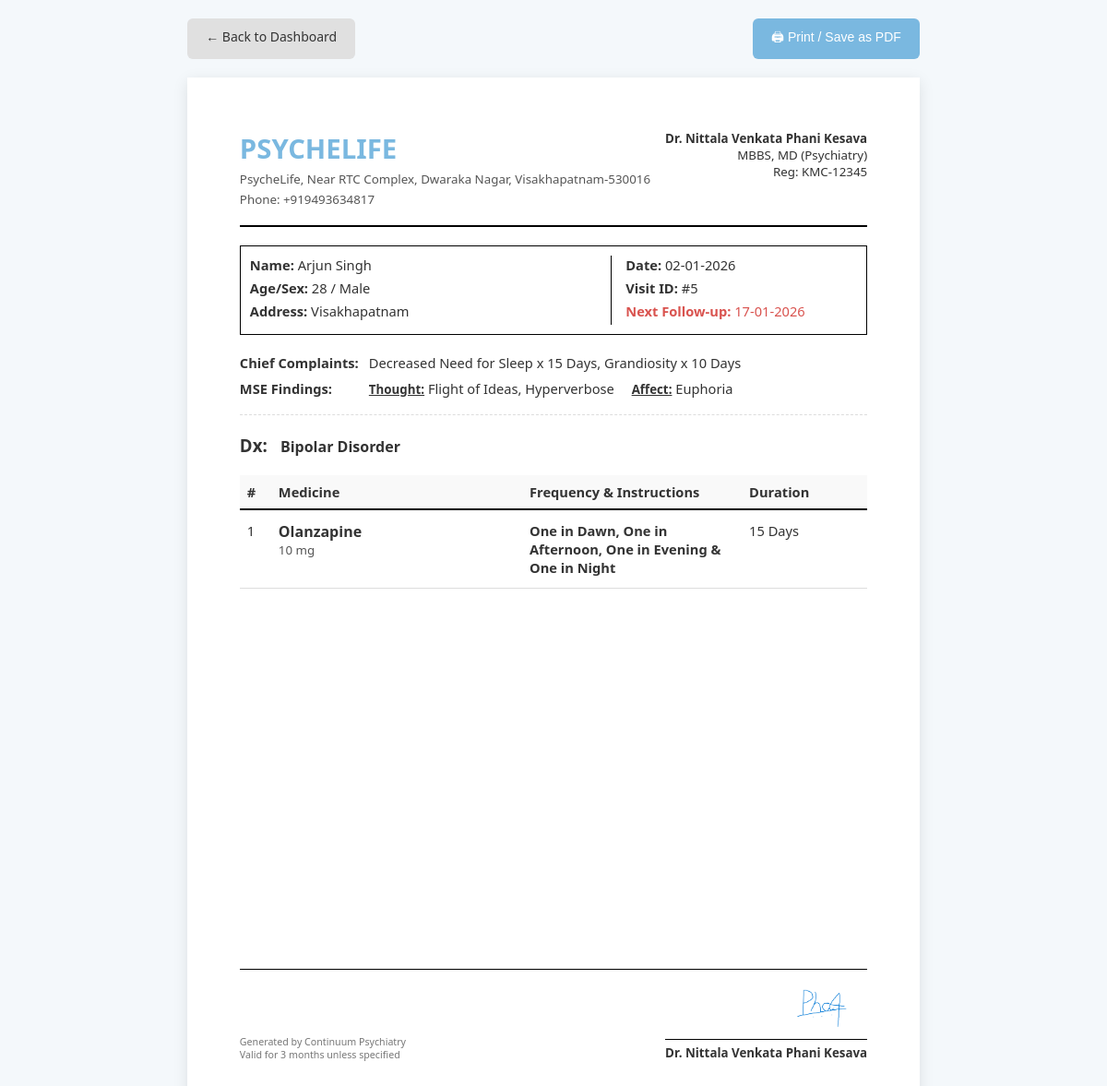
The page /preview_prescription/5 (signed in) on the database as committed earlier.
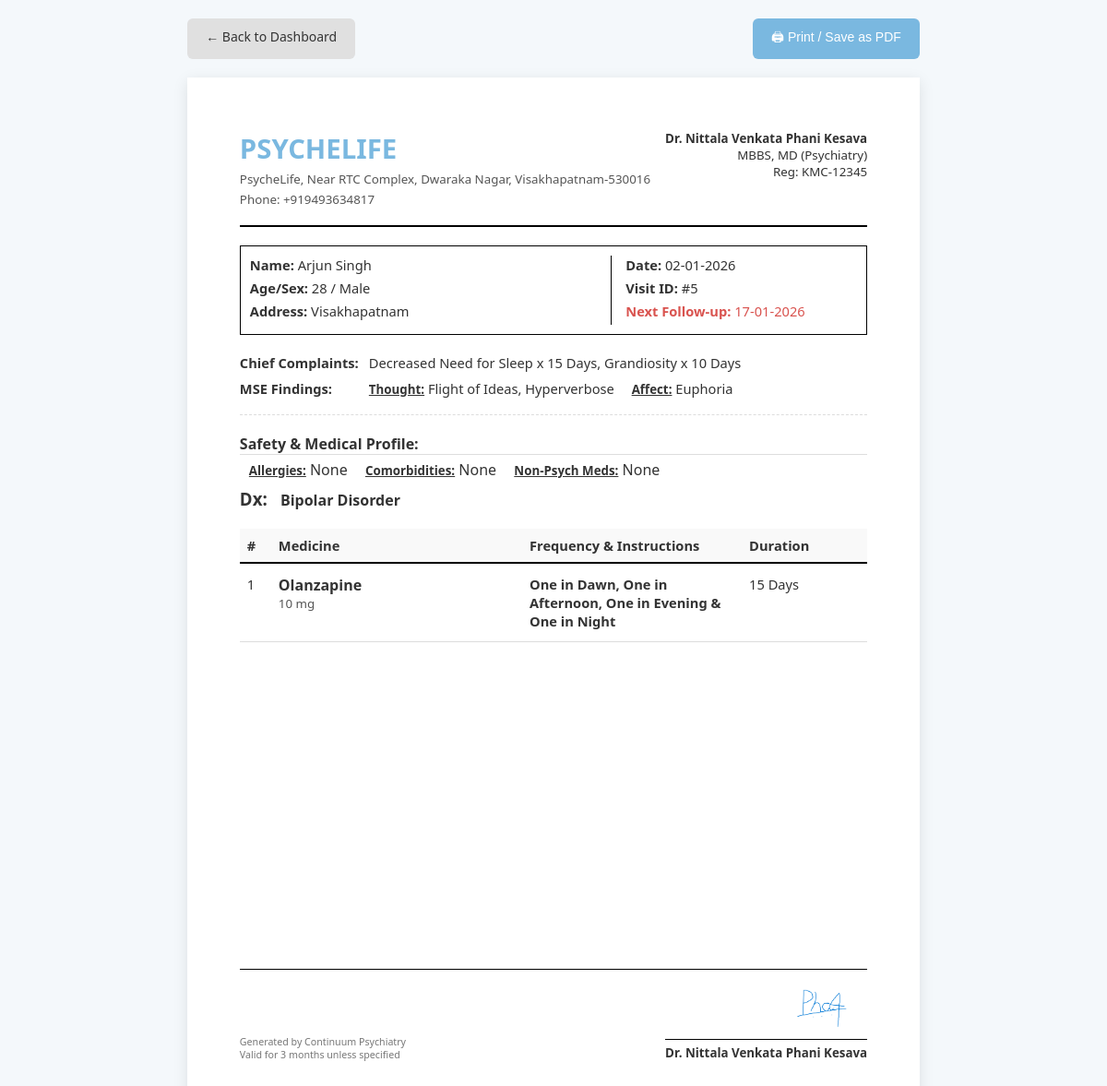
The same page on the database as committed later.
### models.py (models this page shows, shortened)
class Doctor(db.Model):
    __tablename__ = 'doctors'
    id = db.Column(db.Integer, primary_key=True)
    username = db.Column(db.String(80), unique=True, nullable=False)
    password_hash = db.Column(db.String(120), nullable=False)
    full_name = db.Column(db.String(100)) # e.g. "Dr. John Doe"
    clinic_name = db.Column(db.String(200))
    kmc_code = db.Column(db.String(50))
    address_text = db.Column(db.Text)
    social_handle = db.Column(db.String(100)) # e.g. "@drjohnpsych"
    signature_filename = db.Column(db.String(200)) # Path to uploaded image
    phone = db.Column(db.String(20))
    email = db.Column(db.String(120))
    patients = db.relationship('Patient', backref='doctor', lazy=True)

class Patient(db.Model):
    __tablename__ = 'patients'
    id = db.Column(db.Integer, primary_key=True)
    name = db.Column(db.String(100), nullable=False)
    age = db.Column(db.Integer, nullable=False)
    sex = db.Column(db.String(10), nullable=False)
    address = db.Column(db.Text)
    doctor_id = db.Column(db.Integer, db.ForeignKey('doctors.id'), nullable=False)
    phone = db.Column(db.String(20))  # Optional Phone
    attender_name = db.Column(db.String(100))
    attender_relation = db.Column(db.String(50))
    attender_reliability = db.Column(db.String(10))  # 'Yes' or 'No'
    personal_notes = db.Column(db.Text)  # Doctor's personal ID notes
    visits = db.relationship('Visit', backref='patient', lazy=True, cascade='all, delete-orphan')

class Visit(db.Model):
    __tablename__ = 'visits'
    id = db.Column(db.Integer, primary_key=True)
    patient_id = db.Column(db.Integer, db.ForeignKey('patients.id'), nullable=False)
    date = db.Column(db.Date, nullable=False)
    visit_type = db.Column(db.String(20), nullable=False)  # 'First' or 'Follow-up'
    provisional_diagnosis = db.Column(db.Text)
    differential_diagnosis = db.Column(db.Text)
    next_visit_date = db.Column(db.Date)
    note = db.Column(db.Text)
    symptom_entries = db.relationship('SymptomEntry', backref='visit', lazy=True, cascade='all, delete-orphan')
    medication_entries = db.relationship('MedicationEntry', backref='visit', lazy=True, cascade='all, delete-orphan')
    side_effect_entries = db.relationship('SideEffectEntry', backref='visit', lazy=True, cascade='all, delete-orphan')
    mse_entries = db.relationship('MSEEntry', backref='visit', lazy=True, cascade='all, delete-orphan')
    stressor_entries = db.relationship('StressorEntry', backref='visit', lazy=True, cascade='all, delete-orphan')
    personality_entries = db.relationship('PersonalityEntry', backref='visit', lazy=True, cascade='all, delete-orphan')
    safety_profile = db.relationship('SafetyMedicalProfile', backref='visit', uselist=False, cascade='all, delete-orphan')

class SymptomEntry(db.Model):
    __tablename__ = 'symptom_entries'
    id = db.Column(db.Integer, primary_key=True)
    visit_id = db.Column(db.Integer, db.ForeignKey('visits.id'), nullable=False)
    symptom_name = db.Column(db.String(200), nullable=False)
    score_onset = db.Column(db.Float)
    score_progression = db.Column(db.Float)
    score_current = db.Column(db.Float, nullable=False)
    duration_text = db.Column(db.String(100))
    note = db.Column(db.Text)

class MSEEntry(db.Model):
    __tablename__ = 'mse_entries'
    id = db.Column(db.Integer, primary_key=True)
    visit_id = db.Column(db.Integer, db.ForeignKey('visits.id'), nullable=False)
    category = db.Column(db.String(50), nullable=False)  # 'Thought', 'Perception', 'Affect'
    finding_name = db.Column(db.String(200))
    score_onset = db.Column(db.Float)
    score_progression = db.Column(db.Float)
    score_current = db.Column(db.Float, nullable=False)  # Renamed from 'score'
    duration = db.Column(db.String(100))
    note = db.Column(db.Text)
    score = db.Column(db.Integer, default=0)

class MedicationEntry(db.Model):
    __tablename__ = 'medication_entries'
    id = db.Column(db.Integer, primary_key=True)
    visit_id = db.Column(db.Integer, db.ForeignKey('visits.id'), nullable=False)
    drug_name = db.Column(db.String(200), nullable=False)
    drug_type = db.Column(db.String(50))  # 'Brand' or 'Generic'
    dose_mg = db.Column(db.String(50))
    frequency = db.Column(db.String(20))
    duration_text = db.Column(db.String(100))
    note = db.Column(db.Text)  # Instructions (Before/After food)

class SafetyMedicalProfile(db.Model):
    __tablename__ = 'safety_medical_profiles'
    id = db.Column(db.Integer, primary_key=True)
    visit_id = db.Column(db.Integer, db.ForeignKey('visits.id'), nullable=False)
    drug_allergies = db.Column(db.Text)
    medical_comorbidities = db.Column(db.Text)
    non_psychiatric_meds = db.Column(db.Text)

### app.py (the view)
@app.route('/preview_prescription/<int:visit_id>')
@login_required
def preview_prescription(visit_id):
    visit = Visit.query.get_or_404(visit_id)
    patient = visit.patient
    include_qr = request.args.get('include_qr') == 'true'
    lifchart_url = None
    if include_qr:
        base_url = request.url_root.rstrip('/')
        lifchart_url = f"{base_url}/life_chart/{patient.id}"
    return render_template('preview_prescription.html',
                         patient=patient,
                         visit=visit,
                         lifchart_url=lifchart_url)

### app.py (called while the page is built)
@app.context_processor
def utility_processor():
    return dict(format_frequency=format_frequency)

def login_required(f):
    @wraps(f)
    def decorated_function(*args, **kwargs):
        if 'logged_in' not in session and 'guest' not in session:
            flash('Please log in to access this page.', 'error')
            return redirect(url_for('landing'))
        return f(*args, **kwargs)
    return decorated_function

### templates/preview_prescription.html (shortened to what this page needs)
<!DOCTYPE html>
<html lang="en">
<head>
</head>
<body>
    <div class="action-bar">
        <a href="{{ url_for('dashboard') }}" class="btn btn-secondary">← Back to Dashboard</a>
        <button onclick="window.print()" class="btn btn-primary">🖨 Print / Save as PDF</button>
    </div>
    <div class="prescription-paper">
        <div class="rx-header">
            <div class="hospital-info">
                <h1>{{ guest_doctor.clinic if guest else (patient.doctor.clinic_name or "ElevenEleven Health") }}</h1>
                <p>{{ guest_doctor.address if guest else (patient.doctor.address_text or "Psychiatry & Wellness Center") }}</p>
                <p>Phone: {{ guest_doctor.phone if guest else (patient.doctor.phone or "") }}</p>
            </div>
            <div class="doctor-info">
                <p><strong>Dr. {{ guest_doctor.name if guest else (patient.doctor.full_name or session.get('username')|title) }}</strong></p>
                <p>{{ guest_doctor.qualification if guest else "MBBS, MD (Psychiatry)" }}</p>
                <p>Reg: {{ guest_doctor.registration if guest else (patient.doctor.kmc_code or "KMC-12345") }}</p>
            </div>
        </div>
        <div class="patient-info-box">
            <div class="info-left">
                <div class="info-row"><strong>Name:</strong> {{ guest_patient.name if guest else patient.name }}</div>
                <div class="info-row"><strong>Age/Sex:</strong> {{ guest_patient.age if guest else patient.age }} / {{ guest_patient.sex if guest else patient.sex }}</div>
                <div class="info-row"><strong>Address:</strong> {{ guest_patient.address if guest else patient.address }}</div>
            </div>
            <div class="info-right">
                <div class="info-row"><strong>Date:</strong> {{ visit.date.strftime('%d-%m-%Y') if visit.date else "Today" }}</div>
                <div class="info-row"><strong>Visit ID:</strong> #{{ visit.id if not guest else "Guest" }}</div>
                {% if visit.next_visit_date %}
                <div class="info-row" style="margin-top: 5px; color: #d9534f;">
                    <strong>Next Follow-up:</strong> {{ visit.next_visit_date.strftime('%d-%m-%Y') }}
                </div>
                {% endif %}
            </div>
        </div>
        {% if visit.symptom_entries or visit.side_effect_entries or visit.mse_entries %}
        <div class="clinical-section">
            {% if visit.symptom_entries %}
            <div class="clinical-row">
                <div class="clinical-label">Chief Complaints:</div>
                <div class="clinical-data">
                    {% for s in visit.symptom_entries %}
                        {{ s.symptom_name }}{% if s.duration_text %} x {{ s.duration_text }}{% endif %}{% if not loop.last %}, {% endif %}
                    {% endfor %}
                </div>
            </div>
            {% endif %}
            {% if visit.mse_entries %}
                {% set thoughts = [] %}
                {% set perceptions = [] %}
                {% set affects = [] %}
                {% if thoughts or perceptions or affects %}
                <div class="clinical-row">
                    <div class="clinical-label">MSE Findings:</div>
                    <div class="clinical-data">
                        {% if thoughts %}
                            <div class="mse-group"><span>Thought:</span> {{ thoughts|join(', ') }}</div>
                        {% endif %}
                        {% if affects %}
                            <div class="mse-group"><span>Affect:</span> {{ affects|join(', ') }}</div>
                        {% endif %}
                    </div>
                </div>
                {% endif %}
            {% endif %}
        </div>
        {% endif %}
        {% if visit.safety_profile and (visit.safety_profile.drug_allergies or visit.safety_profile.medical_comorbidities or visit.safety_profile.non_psychiatric_meds) %}
        <div class="clinical-row" style="margin-top: 10px; flex-direction: column;">
            <div class="clinical-label" style="width: 100%; border-bottom: 1px solid #ddd; margin-bottom: 5px;">Safety & Medical Profile:</div>
            <div class="clinical-data" style="padding-left: 10px;">
                {% if visit.safety_profile.drug_allergies %}
                    <div class="mse-group"><span>Allergies:</span> {{ visit.safety_profile.drug_allergies }}</div>
                {% endif %}
                {% if visit.safety_profile.medical_comorbidities %}
                    <div class="mse-group"><span>Comorbidities:</span> {{ visit.safety_profile.medical_comorbidities }}</div>
                {% endif %}
                {% if visit.safety_profile.non_psychiatric_meds %}
                    <div class="mse-group"><span>Non-Psych Meds:</span> {{ visit.safety_profile.non_psychiatric_meds }}</div>
                {% endif %}
            </div>
        </div>
        {% endif %}
        {% if visit.provisional_diagnosis %}
        <div style="margin-bottom: 20px; font-weight: bold;">
            <span style="font-size: 14pt;">Dx:</span>
            <span style="font-size: 12pt; margin-left: 10px;">{{ visit.provisional_diagnosis }}</span>
        </div>
        {% endif %}
        <table class="rx-table">
            <thead>
                <tr>
                    <th style="width: 5%;">#</th>
                    <th style="width: 40%;">Medicine</th>
                    <th style="width: 35%;">Frequency & Instructions</th> <th style="width: 20%;">Duration</th>
                </tr>
            </thead>
            <tbody>
                {% for entry in visit.medication_entries %}
                <tr>
                    <td>{{ loop.index }}</td>
                    <td>
                        <div style="font-weight: bold; font-size: 12pt;">
                            {{ entry.drug_name }}
                        </div>
                        {% if entry.dose_mg %}
                        <div style="font-size: 10pt; color: #555;">{{ entry.dose_mg }}</div>
                        {% endif %}
                    </td>
                    <td>
                        <div style="font-weight: 600;">
                            {{ format_frequency(entry.frequency) }}
                        </div>
                    </td>
                    <td>{{ entry.duration_text }}</td>
                </tr>
                {% endfor %}
            </tbody>
        </table>
        <div class="rx-footer">
            <div style="font-size: 8pt; color: #777;">
                Generated by Continuum Psychiatry<br>
                Valid for 3 months unless specified
            </div>
            <div style="text-align: right;">
                {% if guest and guest_signature_b64 %}
                    <img style="max-height: 50px; display: block; margin-left: auto;">
                {% elif not guest and patient.doctor.signature_filename %}
                    <img src="{{ url_for('static', filename='signatures/' + patient.doctor.signature_filename) }}" style="max-height: 60px; display: block; margin-left: auto;">
                {% else %}
                    <div style="height: 50px;"></div>
                {% endif %}
                <div style="border-top: 1px solid #000; padding-top: 5px; margin-top: 5px; display: inline-block;">
                    <strong>Dr. {{ guest_doctor.name if guest else (patient.doctor.full_name or session.get('username')|title) }}</strong>
                </div>
            </div>
        </div>
    </div>
</body>
</html>

### templates/preview_prescription.html (style rules this page uses)
:root { --primary-blue: #A5DCFE; --primary-dark: #7ab8e0; --text-color: #333; --border-color: #e0e0e0; --bg-color: #f4f8fb; }
* { box-sizing: border-box; margin: 0; padding: 0; }
body { font-family: 'Segoe UI', Tahoma, Geneva, Verdana, sans-serif; background-color: var(--bg-color); color: var(--text-color); }
.action-bar { max-width: 210mm; margin: 20px auto; display: flex; justify-content: space-between; }
.btn { padding: 10px 20px; border: none; border-radius: 6px; cursor: pointer; text-decoration: none; display: inline-block; font-size: 14px; transition: 0.2s; }
.btn-primary { background: var(--primary-dark); color: white; }
.btn-secondary { background: #e0e0e0; color: #333; }
.prescription-paper { background: white; width: 210mm; min-height: 297mm; margin: 0 auto; padding: 15mm; box-shadow: 0 4px 15px rgba(0,0,0,0.1); position: relative; }
.rx-header { display: flex; justify-content: space-between; border-bottom: 2px solid #000; padding-bottom: 15px; margin-bottom: 20px; }
.hospital-info h1 { font-size: 22pt; margin: 0; color: var(--primary-dark); text-transform: uppercase; }
.hospital-info p { margin: 4px 0; font-size: 10pt; color: #555; }
.doctor-info { text-align: right; font-size: 10pt; }
.patient-info-box { display: flex; border: 1px solid #000; padding: 10px; margin-bottom: 20px; font-size: 11pt; }
.info-left { flex: 1.5; border-right: 1px solid #000; padding-right: 15px; }
.info-right { flex: 1; padding-left: 15px; }
.info-row { margin-bottom: 5px; }
.clinical-section { margin-bottom: 20px; font-size: 11pt; border-bottom: 1px dashed #ddd; padding-bottom: 10px; }
.clinical-row { display: flex; margin-bottom: 8px; }
.clinical-label { font-weight: bold; width: 140px; flex-shrink: 0; }
.clinical-data { flex: 1; }
.mse-group { display: inline-block; margin-right: 15px; }
.mse-group span { font-weight: 600; text-decoration: underline; font-size: 10pt; }
.rx-table { width: 100%; border-collapse: collapse; font-size: 11pt; margin-bottom: 20px; }
.rx-table th { border-bottom: 2px solid #000; padding: 8px; text-align: left; background: #f9f9f9; }
.rx-table td { border-bottom: 1px solid #ddd; padding: 12px 8px; vertical-align: top; }
.rx-footer { position: absolute; bottom: 15mm; left: 15mm; right: 15mm; display: flex; justify-content: space-between; align-items: flex-end; font-size: 10pt; border-top: 1px solid #000; padding-top: 10px; }

Rows that differ between the two databases and show on the page:
added SafetyMedicalProfile: safety_profile.drug_allergies "None", safety_profile.medical_comorbidities "None", safety_profile.non_psychiatric_meds "None"
Other text that changed with them:
text now shown: "Safety & Medical Profile: Allergies: Comorbidities: Non-Psych Meds:"
